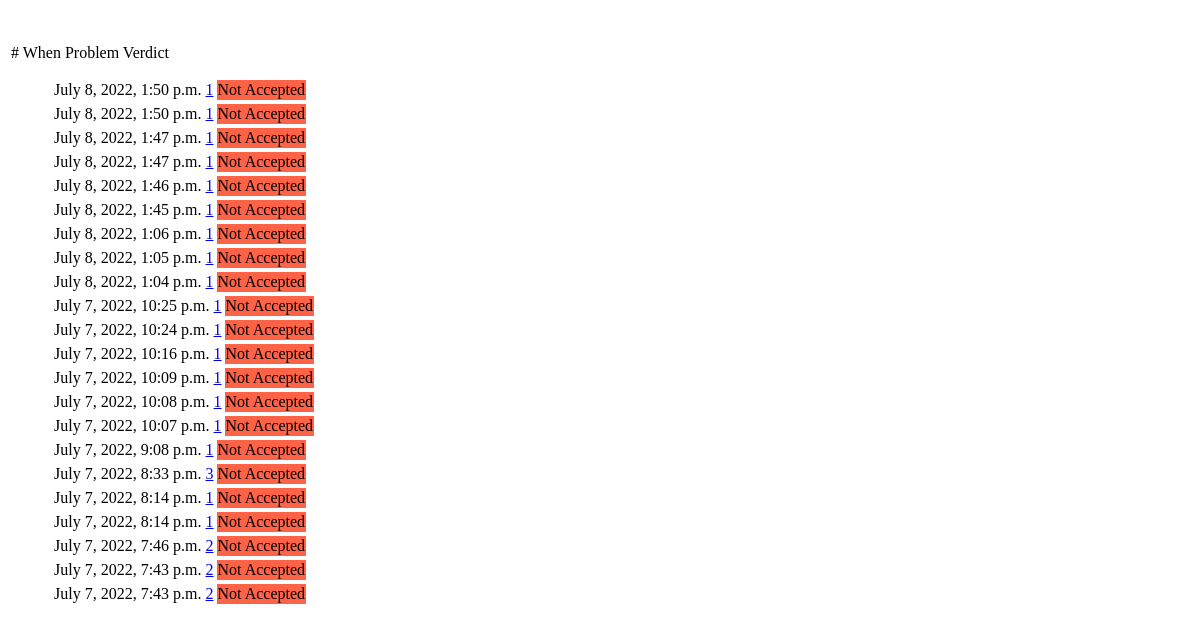
Page /submission on the earlier database version.
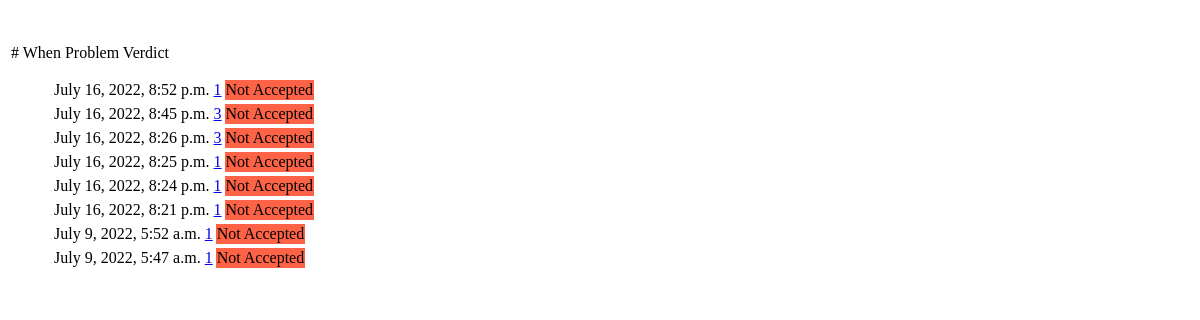
Same page on the later database version.
### ojApp/models.py (models this page shows)
class submissions(models.Model):
    problem=models.ForeignKey(problems,on_delete=models.CASCADE)
    time_stamp= models.DateTimeField(auto_now_add=True)
    submitted_code=models.FileField(upload_to='oj_received/')
    verdict=models.CharField(max_length=10, default='Running...')

### ojApp/views.py (the view)
# urls.py: path('submission', views.submission, name='submission_page'),
def submission(request):
    recent_submissions = submissions.objects.order_by('-time_stamp')
    template = loader.get_template('ojApp/submission_page.html')
    context = {
        'recent_submissions': recent_submissions,
    }
    return HttpResponse(template.render(context, request))

### ojApp/templates/ojApp/submission_page.html
<div style="background-color: white;margin:0.3em 3px 0 3px;position:relative;">
    <div class="ilt">&nbsp;</div>
    <div class="irt">&nbsp;</div>
    <tr >
        <th style="width:6em;" class="top left">#</th>
        <th class="top">When</th>
        <th class="top">Problem</th>
        <th class="top">Verdict</th>
    </tr>
    {% if recent_submissions%}
    <ul>
        {% for submission in recent_submissions %}
        <table >
        <tbody>
            <tr>
                <td >{{submission.time_stamp}}</td>
                <td ><a href="{{ submission.problem_id }}/problem">{{submission.problem_id}}</a></td>
                {% if submission.verdict == "Accepted" %}
                    <td style="background-color:MediumSeaGreen;">Accepted</td>
                {% else %}
                    <td style="background-color:Tomato;">Not Accepted</td>
                {% endif %}
            </tr>
        </tbody>
    </table>
        {% endfor %}
    </ul>
    {% else %}
    <p>No submission available.</p>
    {% endif %}
</div>

Differences in the rows shown:
removed submissions: time_stamp "July 8, 2022, 1:50 p.m.", problem_id "1", verdict "Not Accepted"
removed submissions: time_stamp "July 8, 2022, 1:50 p.m.", problem_id "1", verdict "Not Accepted"
removed submissions: time_stamp "July 8, 2022, 1:47 p.m.", problem_id "1", verdict "Not Accepted"
removed submissions: time_stamp "July 8, 2022, 1:47 p.m.", problem_id "1", verdict "Not Accepted"
removed submissions: time_stamp "July 8, 2022, 1:46 p.m.", problem_id "1", verdict "Not Accepted"
removed submissions: time_stamp "July 8, 2022, 1:45 p.m.", problem_id "1", verdict "Not Accepted"
removed submissions: time_stamp "July 8, 2022, 1:06 p.m.", problem_id "1", verdict "Not Accepted"
removed submissions: time_stamp "July 8, 2022, 1:05 p.m.", problem_id "1", verdict "Not Accepted"
removed submissions: time_stamp "July 8, 2022, 1:04 p.m.", problem_id "1", verdict "Not Accepted"
removed submissions: time_stamp "July 7, 2022, 10:25 p.m.", problem_id "1", verdict "Not Accepted"
removed submissions: time_stamp "July 7, 2022, 10:24 p.m.", problem_id "1", verdict "Not Accepted"
removed submissions: time_stamp "July 7, 2022, 10:16 p.m.", problem_id "1", verdict "Not Accepted"
removed submissions: time_stamp "July 7, 2022, 10:09 p.m.", problem_id "1", verdict "Not Accepted"
removed submissions: time_stamp "July 7, 2022, 10:08 p.m.", problem_id "1", verdict "Not Accepted"
removed submissions: time_stamp "July 7, 2022, 10:07 p.m.", problem_id "1", verdict "Not Accepted"
removed submissions: time_stamp "July 7, 2022, 9:08 p.m.", problem_id "1", verdict "Not Accepted"
removed submissions: time_stamp "July 7, 2022, 8:33 p.m.", problem_id "3", verdict "Not Accepted"
removed submissions: time_stamp "July 7, 2022, 8:14 p.m.", problem_id "1", verdict "Not Accepted"
removed submissions: time_stamp "July 7, 2022, 8:14 p.m.", problem_id "1", verdict "Not Accepted"
removed submissions: time_stamp "July 7, 2022, 7:46 p.m.", problem_id "2", verdict "Not Accepted"
removed submissions: time_stamp "July 7, 2022, 7:43 p.m.", problem_id "2", verdict "Not Accepted"
removed submissions: time_stamp "July 7, 2022, 7:43 p.m.", problem_id "2", verdict "Not Accepted"
added submissions: time_stamp "July 16, 2022, 8:52 p.m.", problem_id "1", verdict "Not Accepted"
added submissions: time_stamp "July 16, 2022, 8:45 p.m.", problem_id "3", verdict "Not Accepted"
added submissions: time_stamp "July 16, 2022, 8:26 p.m.", problem_id "3", verdict "Not Accepted"
added submissions: time_stamp "July 16, 2022, 8:25 p.m.", problem_id "1", verdict "Not Accepted"
added submissions: time_stamp "July 16, 2022, 8:24 p.m.", problem_id "1", verdict "Not Accepted"
added submissions: time_stamp "July 16, 2022, 8:21 p.m.", problem_id "1", verdict "Not Accepted"
added submissions: time_stamp "July 9, 2022, 5:52 a.m.", problem_id "1", verdict "Not Accepted"
added submissions: time_stamp "July 9, 2022, 5:47 a.m.", problem_id "1", verdict "Not Accepted"
